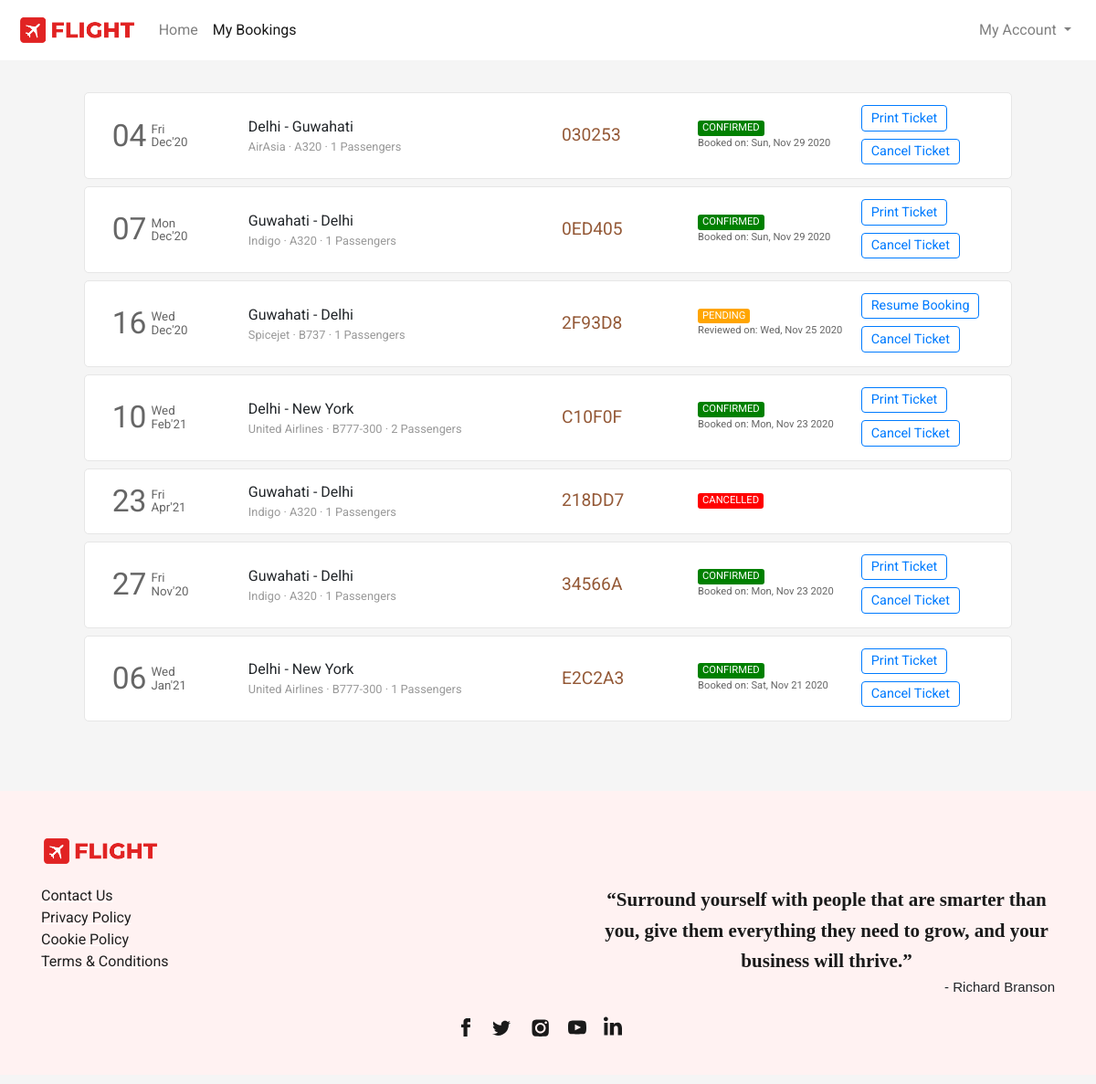
The app's page /flight/bookings (signed in) with its own data.
### flight/models.py (models this page shows, shortened)
class Ticket(models.Model):
    user = models.ForeignKey(User,on_delete=models.CASCADE,related_name="bookings", blank=True, null=True)
    ref_no = models.CharField(max_length=6, unique=True)
    passengers = models.ManyToManyField(Passenger, related_name="flight_tickets")
    flight = models.ForeignKey(Flight, on_delete=models.CASCADE, related_name="tickets", blank=True, null=True)
    flight_ddate = models.DateField(blank=True, null=True)
    flight_adate = models.DateField(blank=True, null=True)
    flight_fare = models.FloatField(blank=True,null=True)
    other_charges = models.FloatField(blank=True,null=True)
    coupon_used = models.CharField(max_length=15,blank=True)
    coupon_discount = models.FloatField(default=0.0)
    total_fare = models.FloatField(blank=True, null=True)
    seat_class = models.CharField(max_length=20, choices=SEAT_CLASS)
    booking_date = models.DateTimeField(default=datetime.now)
    mobile = models.CharField(max_length=20,blank=True)
    email = models.EmailField(max_length=45, blank=True)
    status = models.CharField(max_length=45, choices=TICKET_STATUS)

class Flight(models.Model):
    origin = models.ForeignKey(Place, on_delete=models.CASCADE, related_name="departures")
    destination = models.ForeignKey(Place, on_delete=models.CASCADE, related_name="arrivals")
    depart_time = models.TimeField(auto_now=False, auto_now_add=False)
    depart_day = models.ManyToManyField(Week, related_name="flights_of_the_day")
    duration = models.DurationField(null=True)
    arrival_time = models.TimeField(auto_now=False, auto_now_add=False)
    plane = models.CharField(max_length=24)
    airline = models.CharField(max_length=64)
    economy_fare = models.FloatField(null=True)
    business_fare = models.FloatField(null=True)
    first_fare = models.FloatField(null=True)

class Place(models.Model):
    city = models.CharField(max_length=64)
    airport = models.CharField(max_length=64)
    code = models.CharField(max_length=3)
    country = models.CharField(max_length=64)

### flight/views.py (the view)
# urls.py: path('flight/bookings', views.bookings, name="bookings"),
def bookings(request):
    if request.user.is_authenticated:
        tickets = Ticket.objects.filter(user=request.user).order_by('-booking_date')
        return render(request, 'flight/bookings.html', {
            'page': 'bookings',
            'tickets': tickets
        })
    else:
        return HttpResponseRedirect(reverse('login'))

### flight/templates/flight/bookings.html (shortened to what this page needs)
{% extends 'flight/layout.html' %}
{% load static %}
{% block head %}
    <link rel="stylesheet" href="{% static 'css/bookings_style.css' %}">
{% endblock head %}
{% block body %}
    <section class="section section1">
        <div class="container">
            {% for ticket in tickets %}
                <div class="row each-booking-div" id="{{ticket.ref_no}}">
                    <div class="col-2" style="display: flex;">
                        <div style="display: flex; color: #666666; margin-top: auto;">
                            <div>
                                <span style="font-size: 2.1em;">{{ticket.flight_ddate | date:"d"}}</span>
                            </div>
                            <div style="font-size: smaller; display: flex; margin: auto 0; padding-left: 5px; line-height: 1em;">
                                <div style="margin: auto;">
                                    <div style="margin-bottom: 1px;">{{ticket.flight_ddate | date:"D"}}</div>
                                    <div style="margin-top: 1px;">{{ticket.flight_ddate | date:"M'y"}}</div>
                                </div>
                            </div>
                        </div>
                    </div>
                    <div class="col-4 middle-div">
                        <div style="width:100%">
                            <div class="row places-div" style=" display: flex;">
                                <div style="max-width: 45%;">{{ticket.flight.origin.city}}</div>
                                <div>&nbsp;-&nbsp;</div>
                                <div style="max-width: 45%;">{{ticket.flight.destination.city}}</div>
                            </div>
                            <div class="row places-div" style="font-size: .8em; color: #999999; ">
                                <div style="max-width: 100%;">{{ticket.flight.airline}} &middot; {{ticket.flight.plane}} &middot; {{ticket.passengers.count}} Passengers</div>
                            </div>
                        </div>
                    </div>
                    <div class="col-2 middle-div">
                        <div style="font-size: 1.2em; color: #945937;">{{ticket.ref_no}}</div>
                    </div>
                    <div class="col-2 middle-div">
                        <div>
                            <div class="row status-div">
                                {% if ticket.status == 'CONFIRMED' %}
                                    <div class="green">{{ticket.status}}</div>
                                {% endif %}
                                {% if ticket.status == 'PENDING' %}
                                    <div class="orange">{{ticket.status}}</div>
                                {% endif %}
                                {% if ticket.status == 'CANCELLED' %}
                                    <div class="red">{{ticket.status}}</div>
                                {% endif %}
                            </div>
                            <div class="row booking-date-div" style="font-size: .7em; color: #666;">
                                {% if ticket.status == 'CONFIRMED' %}
                                    Booked on: {{ticket.booking_date | date:"D, M d Y"}}
                                {% endif %}
                                {% if ticket.status == 'PENDING' %}
                                    Reviewed on: {{ticket.booking_date | date:"D, M d Y"}}
                                {% endif %}
                            </div>
                        </div>
                    </div>
                    <div class="col-2 last-div">
                        <div>
                            <div class="ticket-action-div">
                                {% if ticket.status == 'CONFIRMED' %}
                                    <form action="{% url 'getticket' %}" method="get" target="_blank">
                                        <button type="submit" class="btn btn-outline-primary btnp">Print Ticket</button>
                                    </form>
                                    <button class="btn btn-outline-primary btnp"  data-ref="{{ticket.ref_no}}" onclick="popup(this)">Cancel Ticket</button>
                                {% endif %}
                                {% if ticket.status == 'PENDING' %}
                                    <form action="{% url 'resumebooking' %}" method="POST">
                                        <button type="submit" class="btn btn-outline-primary btnp">Resume Booking</button>
                                    </form>
                                    <button type="button" class="btn btn-outline-primary btnp" data-ref="{{ticket.ref_no}}" onclick="popup(this)">Cancel Ticket</button>
                                {% endif %}
                            </div>
                        </div>
                    </div>
                </div>
            {% endfor %}
        </div>
    </section>
{% endblock %}

### flight/static/css/layout_style.css (style rules this page uses)
body { margin: 0px; padding: 0px; font-family: "Rubik", sans-serif; font-weight: normal; font-style: normal; min-width: 250px; }
.section { background-size: cover; background-position: center; background-repeat: no-repeat; padding: 30px 50px; min-height: 100vh; }

### flight/static/css/bookings_style.css (style rules this page uses)
* { font-family: 'Roboto', sans-serif; }
body { background-color: #f5f5f5; word-wrap: break-word; }
.container { cursor: pointer; }
.each-booking-div { width: 95%; margin: 5px auto 8px auto; transition-duration: .4s; padding: 10px 15px; background-color: #fff; border: 1px solid #e6e6e6; border-radius: 5px; }
.btnp { padding: .15rem .6rem; font-size: .9em; margin-top: 3px; margin-bottom: 5px; }
.each-booking-div > div { display: flex; overflow: auto; }
.each-booking-div > div > div { margin-top: auto; margin-bottom: auto; }
.green, .red, .orange { border-radius: 3px; color: white; padding-left: 5px; padding-right: 5px; font-size: .7em; }
.green { background-color: green; }
.red { background-color: red; }
.orange { background-color: orange; }

### records on screen
Ticket: flight_ddate "04", flight_ddate "Fri", flight_ddate "Dec'20", flight.origin.city "Delhi", flight.destination.city "Guwahati", flight.airline "AirAsia", flight.plane "A320", passengers.count "1", ref_no "030253", status "CONFIRMED", booking_date "Sun, Nov 29 2020"
Ticket: flight_ddate "07", flight_ddate "Mon", flight_ddate "Dec'20", flight.origin.city "Guwahati", flight.destination.city "Delhi", flight.airline "Indigo", flight.plane "A320", passengers.count "1", ref_no "0ED405", status "CONFIRMED", booking_date "Sun, Nov 29 2020"
Ticket: flight_ddate "16", flight_ddate "Wed", flight_ddate "Dec'20", flight.origin.city "Guwahati", flight.destination.city "Delhi", flight.airline "Spicejet", flight.plane "B737", passengers.count "1", ref_no "2F93D8", status "PENDING", booking_date "Wed, Nov 25 2020"
Ticket: flight_ddate "10", flight_ddate "Wed", flight_ddate "Feb'21", flight.origin.city "Delhi", flight.destination.city "New York", flight.airline "United Airlines", flight.plane "B777-300", passengers.count "2", ref_no "C10F0F", status "CONFIRMED", booking_date "Mon, Nov 23 2020"
Ticket: flight_ddate "23", flight_ddate "Fri", flight_ddate "Apr'21", flight.origin.city "Guwahati", flight.destination.city "Delhi", flight.airline "Indigo", flight.plane "A320", passengers.count "1", ref_no "218DD7", status "CANCELLED"
Ticket: flight_ddate "27", flight_ddate "Fri", flight_ddate "Nov'20", flight.origin.city "Guwahati", flight.destination.city "Delhi", flight.airline "Indigo", flight.plane "A320", passengers.count "1", ref_no "34566A", status "CONFIRMED", booking_date "Mon, Nov 23 2020"
Ticket: flight_ddate "06", flight_ddate "Wed", flight_ddate "Jan'21", flight.origin.city "Delhi", flight.destination.city "New York", flight.airline "United Airlines", flight.plane "B777-300", passengers.count "1", ref_no "E2C2A3", status "CONFIRMED", booking_date "Sat, Nov 21 2020"
